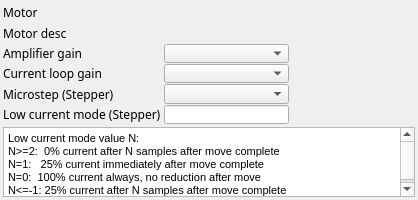
<?xml version="1.0" encoding="UTF-8"?>
<ui version="4.0">
 <class>EFrame</class>
 <widget class="QEFrame" name="EFrame">
  <property name="geometry">
   <rect>
    <x>0</x>
    <y>0</y>
    <width>418</width>
    <height>200</height>
   </rect>
  </property>
  <property name="windowTitle">
   <string>Galil amplifier</string>
  </property>
  <layout class="QVBoxLayout" name="verticalLayout" stretch="10,1">
   <property name="spacing">
    <number>3</number>
   </property>
   <property name="margin">
    <number>3</number>
   </property>
   <item>
    <layout class="QGridLayout" name="gridLayout" rowstretch="1,1,1,1,1,1" columnstretch="1,1,1">
     <property name="sizeConstraint">
      <enum>QLayout::SetDefaultConstraint</enum>
     </property>
     <property name="spacing">
      <number>1</number>
     </property>
     <item row="1" column="1">
      <widget class="QELabel" name="rbv_4">
       <property name="sizePolicy">
        <sizepolicy hsizetype="Preferred" vsizetype="Expanding">
         <horstretch>0</horstretch>
         <verstretch>0</verstretch>
        </sizepolicy>
       </property>
       <property name="minimumSize">
        <size>
         <width>100</width>
         <height>0</height>
        </size>
       </property>
       <property name="maximumSize">
        <size>
         <width>16777215</width>
         <height>16777215</height>
        </size>
       </property>
       <property name="font">
        <font>
         <family>Abyssinica SIL</family>
         <pointsize>9</pointsize>
        </font>
       </property>
       <property name="autoFillBackground">
        <bool>true</bool>
       </property>
       <property name="variable" stdset="0">
        <string>$(DMC)$(M).DESC</string>
       </property>
       <property name="variableAsToolTip">
        <bool>true</bool>
       </property>
       <property name="styleSheet">
        <string notr="true">QWidget { color: grey }</string>
       </property>
      </widget>
     </item>
     <item row="0" column="1">
      <widget class="QELabel" name="rbv_3">
       <property name="sizePolicy">
        <sizepolicy hsizetype="Preferred" vsizetype="Expanding">
         <horstretch>0</horstretch>
         <verstretch>0</verstretch>
        </sizepolicy>
       </property>
       <property name="minimumSize">
        <size>
         <width>100</width>
         <height>1</height>
        </size>
       </property>
       <property name="maximumSize">
        <size>
         <width>16777215</width>
         <height>16777215</height>
        </size>
       </property>
       <property name="font">
        <font>
         <family>Abyssinica SIL</family>
         <pointsize>9</pointsize>
        </font>
       </property>
       <property name="toolTip">
        <string/>
       </property>
       <property name="autoFillBackground">
        <bool>true</bool>
       </property>
       <property name="variable" stdset="0">
        <string>$(DMC)$(M).NAME</string>
       </property>
       <property name="variableAsToolTip">
        <bool>true</bool>
       </property>
       <property name="styleSheet">
        <string notr="true">QWidget { color: grey }</string>
       </property>
      </widget>
     </item>
     <item row="1" column="0">
      <widget class="QLabel" name="label_14">
       <property name="sizePolicy">
        <sizepolicy hsizetype="Fixed" vsizetype="Preferred">
         <horstretch>0</horstretch>
         <verstretch>0</verstretch>
        </sizepolicy>
       </property>
       <property name="minimumSize">
        <size>
         <width>61</width>
         <height>0</height>
        </size>
       </property>
       <property name="sizeIncrement">
        <size>
         <width>1</width>
         <height>1</height>
        </size>
       </property>
       <property name="font">
        <font>
         <family>Abyssinica SIL</family>
         <pointsize>9</pointsize>
        </font>
       </property>
       <property name="text">
        <string>Motor desc</string>
       </property>
       <property name="alignment">
        <set>Qt::AlignLeading|Qt::AlignLeft|Qt::AlignVCenter</set>
       </property>
      </widget>
     </item>
     <item row="0" column="2">
      <spacer name="horizontalSpacer_4">
       <property name="orientation">
        <enum>Qt::Horizontal</enum>
       </property>
       <property name="sizeType">
        <enum>QSizePolicy::Expanding</enum>
       </property>
       <property name="sizeHint" stdset="0">
        <size>
         <width>175</width>
         <height>5</height>
        </size>
       </property>
      </spacer>
     </item>
     <item row="0" column="0">
      <widget class="QLabel" name="label_13">
       <property name="sizePolicy">
        <sizepolicy hsizetype="Fixed" vsizetype="Preferred">
         <horstretch>0</horstretch>
         <verstretch>0</verstretch>
        </sizepolicy>
       </property>
       <property name="minimumSize">
        <size>
         <width>61</width>
         <height>0</height>
        </size>
       </property>
       <property name="sizeIncrement">
        <size>
         <width>1</width>
         <height>1</height>
        </size>
       </property>
       <property name="font">
        <font>
         <family>Abyssinica SIL</family>
         <pointsize>9</pointsize>
        </font>
       </property>
       <property name="text">
        <string>Motor</string>
       </property>
       <property name="alignment">
        <set>Qt::AlignLeading|Qt::AlignLeft|Qt::AlignVCenter</set>
       </property>
      </widget>
     </item>
     <item row="2" column="0">
      <widget class="QLabel" name="label_11">
       <property name="sizePolicy">
        <sizepolicy hsizetype="Fixed" vsizetype="Expanding">
         <horstretch>0</horstretch>
         <verstretch>0</verstretch>
        </sizepolicy>
       </property>
       <property name="minimumSize">
        <size>
         <width>61</width>
         <height>0</height>
        </size>
       </property>
       <property name="sizeIncrement">
        <size>
         <width>1</width>
         <height>1</height>
        </size>
       </property>
       <property name="font">
        <font>
         <family>Abyssinica SIL</family>
         <pointsize>9</pointsize>
        </font>
       </property>
       <property name="text">
        <string>Amplifier gain</string>
       </property>
      </widget>
     </item>
     <item row="2" column="1">
      <widget class="QEComboBox" name="qecombobox_3">
       <property name="sizePolicy">
        <sizepolicy hsizetype="Expanding" vsizetype="Expanding">
         <horstretch>0</horstretch>
         <verstretch>0</verstretch>
        </sizepolicy>
       </property>
       <property name="minimumSize">
        <size>
         <width>100</width>
         <height>1</height>
        </size>
       </property>
       <property name="font">
        <font>
         <family>Abyssinica SIL</family>
         <pointsize>9</pointsize>
        </font>
       </property>
       <property name="variable" stdset="0">
        <string>$(DMC)$(M)_AMPGAIN_CMD</string>
       </property>
      </widget>
     </item>
     <item row="2" column="2">
      <widget class="QELabel" name="rbv_5">
       <property name="sizePolicy">
        <sizepolicy hsizetype="Preferred" vsizetype="Expanding">
         <horstretch>0</horstretch>
         <verstretch>0</verstretch>
        </sizepolicy>
       </property>
       <property name="minimumSize">
        <size>
         <width>100</width>
         <height>0</height>
        </size>
       </property>
       <property name="maximumSize">
        <size>
         <width>16777215</width>
         <height>16777215</height>
        </size>
       </property>
       <property name="font">
        <font>
         <family>Abyssinica SIL</family>
         <pointsize>9</pointsize>
        </font>
       </property>
       <property name="focusPolicy">
        <enum>Qt::NoFocus</enum>
       </property>
       <property name="autoFillBackground">
        <bool>true</bool>
       </property>
       <property name="variable" stdset="0">
        <string>$(DMC)$(M)_AMPGAIN_STATUS</string>
       </property>
       <property name="variableAsToolTip">
        <bool>true</bool>
       </property>
       <property name="styleSheet">
        <string notr="true">QWidget { color: grey }</string>
       </property>
      </widget>
     </item>
     <item row="3" column="0">
      <widget class="QLabel" name="label_15">
       <property name="sizePolicy">
        <sizepolicy hsizetype="Fixed" vsizetype="Expanding">
         <horstretch>0</horstretch>
         <verstretch>0</verstretch>
        </sizepolicy>
       </property>
       <property name="minimumSize">
        <size>
         <width>143</width>
         <height>0</height>
        </size>
       </property>
       <property name="sizeIncrement">
        <size>
         <width>1</width>
         <height>1</height>
        </size>
       </property>
       <property name="font">
        <font>
         <family>Abyssinica SIL</family>
         <pointsize>9</pointsize>
        </font>
       </property>
       <property name="text">
        <string>Current loop gain</string>
       </property>
       <property name="alignment">
        <set>Qt::AlignLeading|Qt::AlignLeft|Qt::AlignVCenter</set>
       </property>
       <property name="indent">
        <number>0</number>
       </property>
      </widget>
     </item>
     <item row="3" column="1">
      <widget class="QEComboBox" name="qecombobox_4">
       <property name="sizePolicy">
        <sizepolicy hsizetype="Expanding" vsizetype="Expanding">
         <horstretch>0</horstretch>
         <verstretch>0</verstretch>
        </sizepolicy>
       </property>
       <property name="minimumSize">
        <size>
         <width>100</width>
         <height>1</height>
        </size>
       </property>
       <property name="font">
        <font>
         <family>Abyssinica SIL</family>
         <pointsize>9</pointsize>
        </font>
       </property>
       <property name="variable" stdset="0">
        <string>$(DMC)$(M)_AMPCLGAIN_CMD</string>
       </property>
      </widget>
     </item>
     <item row="3" column="2">
      <widget class="QELabel" name="rbv_6">
       <property name="sizePolicy">
        <sizepolicy hsizetype="Preferred" vsizetype="Expanding">
         <horstretch>0</horstretch>
         <verstretch>0</verstretch>
        </sizepolicy>
       </property>
       <property name="minimumSize">
        <size>
         <width>100</width>
         <height>0</height>
        </size>
       </property>
       <property name="maximumSize">
        <size>
         <width>16777215</width>
         <height>16777215</height>
        </size>
       </property>
       <property name="font">
        <font>
         <family>Abyssinica SIL</family>
         <pointsize>9</pointsize>
        </font>
       </property>
       <property name="focusPolicy">
        <enum>Qt::NoFocus</enum>
       </property>
       <property name="autoFillBackground">
        <bool>true</bool>
       </property>
       <property name="variable" stdset="0">
        <string>$(DMC)$(M)_AMPCLGAIN_STATUS</string>
       </property>
       <property name="variableAsToolTip">
        <bool>true</bool>
       </property>
       <property name="styleSheet">
        <string notr="true">QWidget { color: grey }</string>
       </property>
      </widget>
     </item>
     <item row="4" column="0">
      <widget class="QLabel" name="label_12">
       <property name="sizePolicy">
        <sizepolicy hsizetype="Fixed" vsizetype="Expanding">
         <horstretch>0</horstretch>
         <verstretch>0</verstretch>
        </sizepolicy>
       </property>
       <property name="minimumSize">
        <size>
         <width>61</width>
         <height>0</height>
        </size>
       </property>
       <property name="sizeIncrement">
        <size>
         <width>1</width>
         <height>1</height>
        </size>
       </property>
       <property name="font">
        <font>
         <family>Abyssinica SIL</family>
         <pointsize>9</pointsize>
        </font>
       </property>
       <property name="text">
        <string>Microstep (Stepper)</string>
       </property>
      </widget>
     </item>
     <item row="4" column="1">
      <widget class="QEComboBox" name="qecombobox_5">
       <property name="sizePolicy">
        <sizepolicy hsizetype="Expanding" vsizetype="Expanding">
         <horstretch>0</horstretch>
         <verstretch>0</verstretch>
        </sizepolicy>
       </property>
       <property name="minimumSize">
        <size>
         <width>100</width>
         <height>1</height>
        </size>
       </property>
       <property name="font">
        <font>
         <family>Abyssinica SIL</family>
         <pointsize>9</pointsize>
        </font>
       </property>
       <property name="variable" stdset="0">
        <string>$(DMC)$(M)_MICROSTEP_CMD</string>
       </property>
      </widget>
     </item>
     <item row="4" column="2">
      <widget class="QELabel" name="rbv_8">
       <property name="sizePolicy">
        <sizepolicy hsizetype="Preferred" vsizetype="Expanding">
         <horstretch>0</horstretch>
         <verstretch>0</verstretch>
        </sizepolicy>
       </property>
       <property name="minimumSize">
        <size>
         <width>100</width>
         <height>0</height>
        </size>
       </property>
       <property name="maximumSize">
        <size>
         <width>16777215</width>
         <height>16777215</height>
        </size>
       </property>
       <property name="font">
        <font>
         <family>Abyssinica SIL</family>
         <pointsize>9</pointsize>
        </font>
       </property>
       <property name="focusPolicy">
        <enum>Qt::NoFocus</enum>
       </property>
       <property name="autoFillBackground">
        <bool>true</bool>
       </property>
       <property name="variable" stdset="0">
        <string>$(DMC)$(M)_MICROSTEP_STATUS</string>
       </property>
       <property name="variableAsToolTip">
        <bool>true</bool>
       </property>
       <property name="styleSheet">
        <string notr="true">QWidget { color: grey }</string>
       </property>
      </widget>
     </item>
     <item row="5" column="0">
      <widget class="QLabel" name="label_16">
       <property name="sizePolicy">
        <sizepolicy hsizetype="Fixed" vsizetype="Expanding">
         <horstretch>0</horstretch>
         <verstretch>0</verstretch>
        </sizepolicy>
       </property>
       <property name="minimumSize">
        <size>
         <width>160</width>
         <height>0</height>
        </size>
       </property>
       <property name="sizeIncrement">
        <size>
         <width>1</width>
         <height>1</height>
        </size>
       </property>
       <property name="font">
        <font>
         <family>Abyssinica SIL</family>
         <pointsize>9</pointsize>
        </font>
       </property>
       <property name="text">
        <string>Low current mode (Stepper)</string>
       </property>
       <property name="alignment">
        <set>Qt::AlignLeading|Qt::AlignLeft|Qt::AlignVCenter</set>
       </property>
       <property name="indent">
        <number>0</number>
       </property>
      </widget>
     </item>
     <item row="5" column="1">
      <widget class="QELineEdit" name="qelineedit_8">
       <property name="sizePolicy">
        <sizepolicy hsizetype="Expanding" vsizetype="Expanding">
         <horstretch>0</horstretch>
         <verstretch>0</verstretch>
        </sizepolicy>
       </property>
       <property name="minimumSize">
        <size>
         <width>85</width>
         <height>1</height>
        </size>
       </property>
       <property name="font">
        <font>
         <family>Abyssinica SIL</family>
         <pointsize>8</pointsize>
        </font>
       </property>
       <property name="variable" stdset="0">
        <string>$(DMC)$(M)_AMPLC_SP</string>
       </property>
       <property name="addUnits">
        <bool>true</bool>
       </property>
      </widget>
     </item>
     <item row="5" column="2">
      <widget class="QELabel" name="rbv_7">
       <property name="sizePolicy">
        <sizepolicy hsizetype="Preferred" vsizetype="Expanding">
         <horstretch>0</horstretch>
         <verstretch>0</verstretch>
        </sizepolicy>
       </property>
       <property name="minimumSize">
        <size>
         <width>100</width>
         <height>0</height>
        </size>
       </property>
       <property name="maximumSize">
        <size>
         <width>16777215</width>
         <height>16777215</height>
        </size>
       </property>
       <property name="font">
        <font>
         <family>Abyssinica SIL</family>
         <pointsize>9</pointsize>
        </font>
       </property>
       <property name="focusPolicy">
        <enum>Qt::NoFocus</enum>
       </property>
       <property name="autoFillBackground">
        <bool>true</bool>
       </property>
       <property name="variable" stdset="0">
        <string>$(DMC)$(M)_AMPLC_MON</string>
       </property>
       <property name="variableAsToolTip">
        <bool>true</bool>
       </property>
       <property name="styleSheet">
        <string notr="true">QWidget { color: grey }</string>
       </property>
      </widget>
     </item>
    </layout>
   </item>
   <item>
    <widget class="QTextBrowser" name="textBrowser">
     <property name="minimumSize">
      <size>
       <width>360</width>
       <height>0</height>
      </size>
     </property>
     <property name="frameShadow">
      <enum>QFrame::Sunken</enum>
     </property>
     <property name="html">
      <string>&lt;!DOCTYPE HTML PUBLIC &quot;-//W3C//DTD HTML 4.0//EN&quot; &quot;http://www.w3.org/TR/REC-html40/strict.dtd&quot;&gt;
&lt;html&gt;&lt;head&gt;&lt;meta name=&quot;qrichtext&quot; content=&quot;1&quot; /&gt;&lt;style type=&quot;text/css&quot;&gt;
p, li { white-space: pre-wrap; }
&lt;/style&gt;&lt;/head&gt;&lt;body style=&quot; font-family:'Sans'; font-size:10pt; font-weight:400; font-style:normal;&quot;&gt;
&lt;p style=&quot; margin-top:0px; margin-bottom:0px; margin-left:0px; margin-right:0px; -qt-block-indent:0; text-indent:0px;&quot;&gt;&lt;span style=&quot; font-size:8pt;&quot;&gt;Low current mode value N:&lt;/span&gt;&lt;/p&gt;
&lt;p style=&quot; margin-top:0px; margin-bottom:0px; margin-left:0px; margin-right:0px; -qt-block-indent:0; text-indent:0px;&quot;&gt;&lt;span style=&quot; font-size:8pt;&quot;&gt;N&amp;gt;=2:  0% current after N samples after move complete&lt;/span&gt;&lt;/p&gt;
&lt;p style=&quot; margin-top:0px; margin-bottom:0px; margin-left:0px; margin-right:0px; -qt-block-indent:0; text-indent:0px;&quot;&gt;&lt;span style=&quot; font-size:8pt;&quot;&gt;N=1:   25% current immediately after move complete&lt;/span&gt;&lt;/p&gt;
&lt;p style=&quot; margin-top:0px; margin-bottom:0px; margin-left:0px; margin-right:0px; -qt-block-indent:0; text-indent:0px;&quot;&gt;&lt;span style=&quot; font-size:8pt;&quot;&gt;N=0:  100% current always, no reduction after move&lt;/span&gt;&lt;/p&gt;
&lt;p style=&quot; margin-top:0px; margin-bottom:0px; margin-left:0px; margin-right:0px; -qt-block-indent:0; text-indent:0px;&quot;&gt;&lt;span style=&quot; font-size:8pt;&quot;&gt;N&amp;lt;=-1: 25% current after N samples after move complete&lt;/span&gt;&lt;/p&gt;&lt;/body&gt;&lt;/html&gt;</string>
     </property>
     <property name="searchPaths">
      <stringlist/>
     </property>
    </widget>
   </item>
  </layout>
 </widget>
 <customwidgets>
  <customwidget>
   <class>QEComboBox</class>
   <extends>QComboBox</extends>
   <header>QEComboBox.h</header>
  </customwidget>
  <customwidget>
   <class>QELabel</class>
   <extends>QLabel</extends>
   <header>QELabel.h</header>
  </customwidget>
  <customwidget>
   <class>QELineEdit</class>
   <extends>QLineEdit</extends>
   <header>QELineEdit.h</header>
  </customwidget>
  <customwidget>
   <class>QEFrame</class>
   <extends>QFrame</extends>
   <header>QEFrame.h</header>
   <container>1</container>
  </customwidget>
 </customwidgets>
 <resources/>
 <connections/>
</ui>
